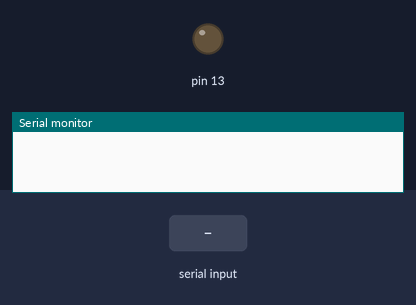
The sketch below on a simulated Arduino Uno, built with avr-gcc and run on an emulated ATmega328P. Shown: output pins drawn as LEDs (lit = HIGH), the last lines printed to the serial monitor. Dashed ring = blinking. Inputs (shaded band) come from the test bench.

Above: at 1.2 s.
1.3 s: "90,45\n" received over Serial
At 1.7 s:
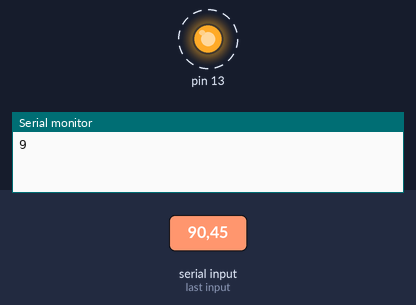
Timing chart, 0 to 10.3 s (numbered marks = the images above; inputs shaded):
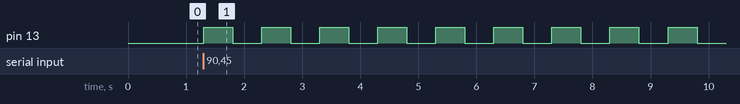

The sketch:

3.ino
```cpp
void setup()
{
  Serial.begin(9600);
  pinMode(13,OUTPUT);
}

void led(){
  digitalWrite(13,HIGH);
  delay(500);
  digitalWrite(13,LOW);
delay(500);
}


void loop()
{
  String content = "";
  char character;

  while(Serial.available()) {
      character = Serial.read(); //Reading the char
      content.concat(character); //Added to the string
  }

  if (content != "") {
    int i;
    int n = (int)character - 48;
    Serial.print(n);
    for(i=0; i<n;i++){
    led();

    }
  }
}
```

Measured:
- after the input at 1.3 s, pin 13: alternates HIGH for 0.50 s and LOW for 0.50 s, starting at once
